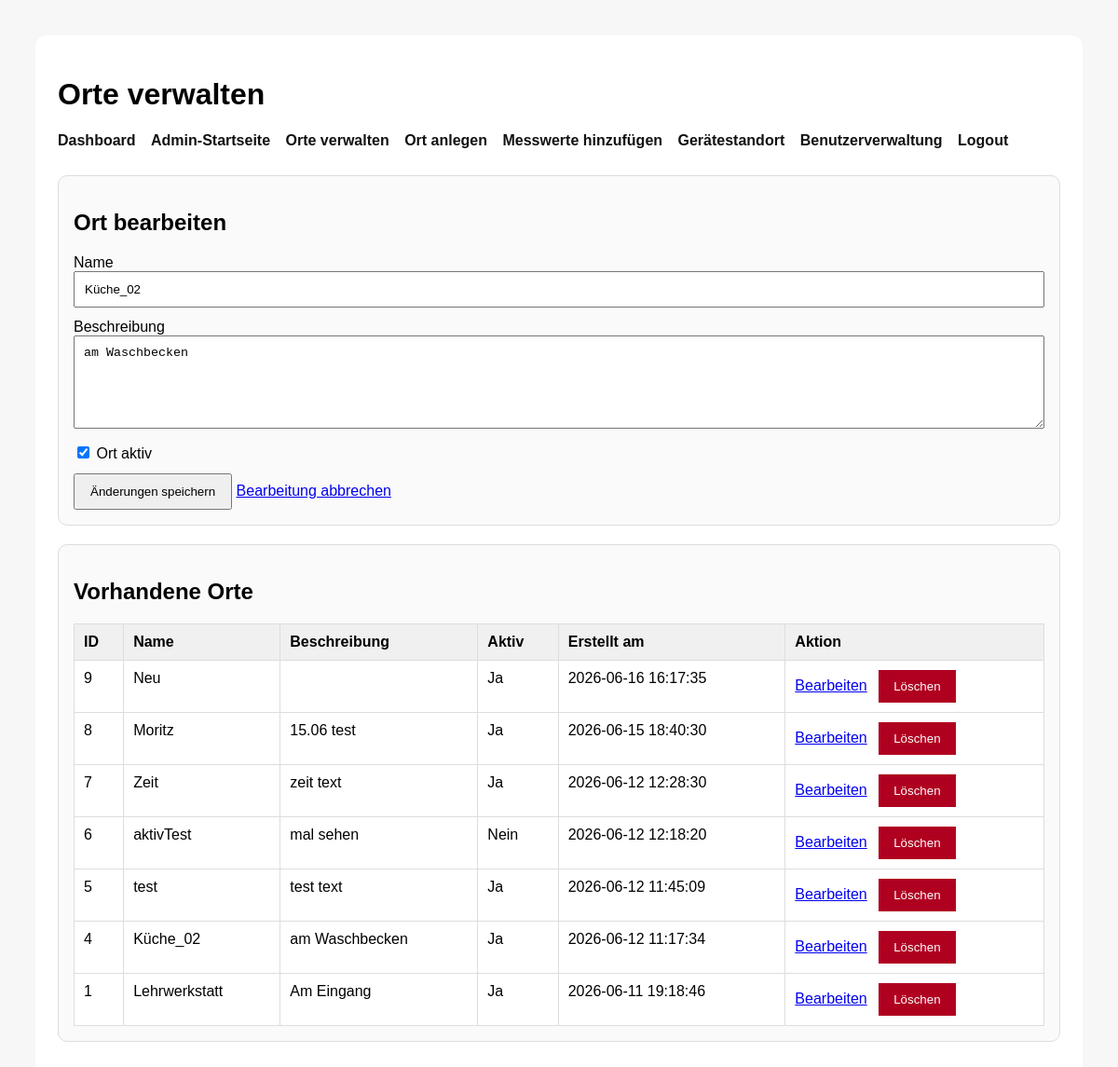
/WEBSITE/admin_locations.php?edit_id=4 (signed in), run on the app's committed database.
### tables this page shows
CREATE TABLE `locations` (
  `id` int(11) NOT NULL,
  `name` varchar(150) NOT NULL,
  `beschreibung` text DEFAULT NULL,
  `aktiv` tinyint(1) NOT NULL DEFAULT 1,
  `created_at` timestamp NOT NULL DEFAULT current_timestamp()
);

### WEBSITE/admin_locations.php (the view, shortened to what this page needs)
<?php
require_once 'db.php';
$editLocation = null;
if (isset($_GET['edit_id'])) {
    $editId = (int)($_GET['edit_id']);
    if ($editId > 0) {
        $stmt = $pdo->prepare("
            SELECT id, name, beschreibung, aktiv
            FROM locations
            WHERE id = :id
            LIMIT 1
        ");
        $stmt->execute([':id' => $editId]);
        $editLocation = $stmt->fetch(PDO::FETCH_ASSOC);
    }
}
$stmt = $pdo->query("
    SELECT id, name, beschreibung, aktiv, created_at
    FROM locations
    ORDER BY id DESC
");
$locations = $stmt->fetchAll(PDO::FETCH_ASSOC);
?>
<!DOCTYPE html>
<html lang="de">
<head>
</head>
<body>
    <div class="box">
        <h1>Orte verwalten</h1>
        <div class="toplinks">
            <a href="dashboard.php">Dashboard</a>
            <a href="admin.php">Admin-Startseite</a>
            <a href="admin_locations.php">Orte verwalten</a>
            <a href="add_location.php">Ort anlegen</a>
            <a href="add_measurement.php">Messwerte hinzufügen</a>
            <a href="device_location.php">Gerätestandort</a>
            <a href="admin_users.php">Benutzerverwaltung</a>
            <a href="logout.php">Logout</a>
        </div>
        <?php if ($editLocation): ?>
            <div class="card">
                <h2>Ort bearbeiten</h2>
                <form method="post" class="form-grid">
                    <div>
                        <label for="edit_name">Name</label>
                        <input type="text" id="edit_name" name="name" value="<?= htmlspecialchars($editLocation['name']) ?>" required>
                    </div>
                    <div>
                        <label for="edit_beschreibung">Beschreibung</label>
                        <textarea id="edit_beschreibung" name="beschreibung"><?= htmlspecialchars($editLocation['beschreibung']) ?></textarea>
                    </div>
                    <div>
                        <label>
                            <input type="checkbox" name="aktiv" value="1" <?= (int)$editLocation['aktiv'] === 1 ? 'checked' : '' ?>>
                            Ort aktiv
                        </label>
                    </div>
                    <div>
                        <button type="submit">Änderungen speichern</button>
                        <a href="admin_locations.php">Bearbeitung abbrechen</a>
                    </div>
                </form>
            </div>
        <?php endif; ?>
        <div class="card">
            <h2>Vorhandene Orte</h2>
            <table>
                <thead>
                    <tr>
                        <th>ID</th>
                        <th>Name</th>
                        <th>Beschreibung</th>
                        <th>Aktiv</th>
                        <th>Erstellt am</th>
                        <th>Aktion</th>
                    </tr>
                </thead>
                <tbody>
                    <?php if (!empty($locations)): ?>
                        <?php foreach ($locations as $location): ?>
                            <tr>
                                <td><?= (int)$location['id'] ?></td>
                                <td><?= htmlspecialchars($location['name']) ?></td>
                                <td><?= nl2br(htmlspecialchars($location['beschreibung'])) ?></td>
                                <td><?= (int)$location['aktiv'] === 1 ? 'Ja' : 'Nein' ?></td>
                                <td><?= htmlspecialchars($location['created_at']) ?></td>
                                <td class="action-links">
                                    <a href="admin_locations.php?edit_id=<?= (int)$location['id'] ?>">Bearbeiten</a>
                                    <form method="post" onsubmit="return confirm('Diesen Ort wirklich löschen?');">
                                        <button type="submit" class="danger-button">Löschen</button>
                                    </form>
                                </td>
                            </tr>
                        <?php endforeach; ?>
                    <?php else: ?>
                        <tr>
                            <td colspan="6">Noch keine Orte vorhanden.</td>
                        </tr>
                    <?php endif; ?>
                </tbody>
            </table>
        </div>
    </div>
</body>
</html>

### WEBSITE/admin_locations.php (style rules this page uses)
body { font-family: Arial, sans-serif; padding: 30px; background: #f7f7f7; }
.box { max-width: 1100px; margin: 0 auto; background: #fff; padding: 24px; border-radius: 12px; }
.toplinks { margin-bottom: 20px; }
.toplinks a { display: inline-block; margin-right: 12px; margin-bottom: 8px; text-decoration: none; color: #111; font-weight: bold; }
.card { border: 1px solid #ddd; border-radius: 10px; padding: 16px; margin-bottom: 20px; background: #fafafa; }
.form-grid { display: grid; gap: 12px; }
input[type="text"], textarea { width: 100%; padding: 10px; box-sizing: border-box; }
textarea { min-height: 100px; resize: vertical; }
button { padding: 10px 16px; cursor: pointer; }
.danger-button { background: #b00020; color: #fff; border: none; }
table { width: 100%; border-collapse: collapse; background: #fff; }
th, td { border: 1px solid #ddd; padding: 10px; text-align: left; vertical-align: top; }
th { background: #f0f0f0; }
.action-links a, .action-links form { display: inline-block; margin-right: 8px; }
.action-links form { margin: 0; }

### data on the page
locations: name "Küche_02", beschreibung "am Waschbecken", aktiv "☑", id "4", shows "Ja", created_at "2026-06-12 11:17:34"
locations: id "9", name "Neu", aktiv "Ja", created_at "2026-06-16 16:17:35"
locations: id "8", name "Moritz", beschreibung "15.06 test", aktiv "Ja", created_at "2026-06-15 18:40:30"
locations: id "7", name "Zeit", beschreibung "zeit text", aktiv "Ja", created_at "2026-06-12 12:28:30"
locations: id "6", name "aktivTest", beschreibung "mal sehen", aktiv "Nein", created_at "2026-06-12 12:18:20"
locations: id "5", name "test", beschreibung "test text", aktiv "Ja", created_at "2026-06-12 11:45:09"
locations: id "1", name "Lehrwerkstatt", beschreibung "Am Eingang", aktiv "Ja", created_at "2026-06-11 19:18:46"
